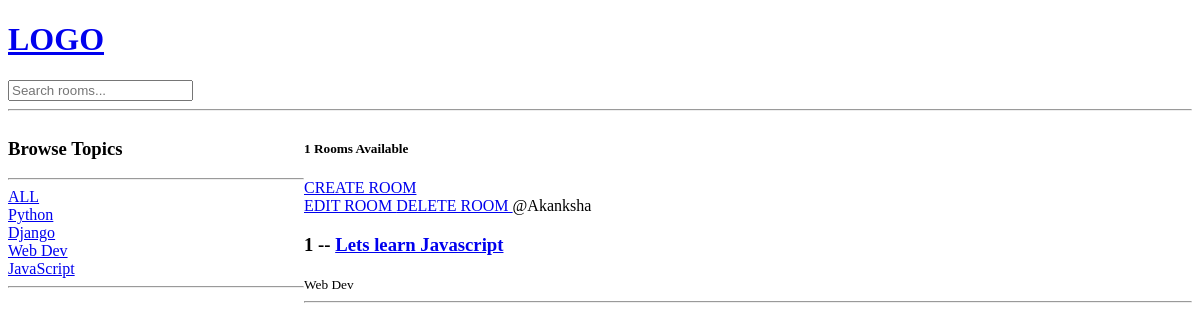
The app's page /?q=JavaScript, older data.
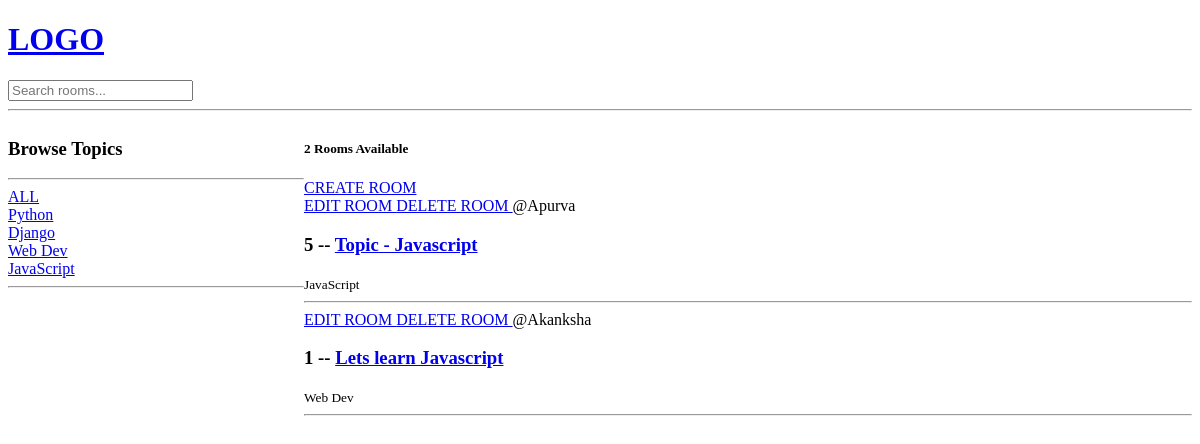
The same page, newer data.
### base/models.py (models this page shows, shortened)
class Topic (models.Model):
    name = models.CharField(max_length=300)

class Room(models.Model):
    host = models.ForeignKey(User,on_delete=models.SET_NULL, null=True)
    topic = models.ForeignKey(Topic,on_delete=models.SET_NULL, null=True)
    name = models.CharField(max_length=200)
    description = models.TextField(null=True, blank=True)
    updated = models.DateTimeField(auto_now=True)
    created = models.DateTimeField(auto_now_add=True)
    class Meta:
        ordering = ['-updated','-created']

### base/views.py (the view)
# urls.py: path("", views.home, name="home"),
def home(request):
    if request.GET.get('q')!= None:
        q =request.GET.get('q')
    else:
        q= ''
    rooms = Room.objects.filter(
        Q(topic__name__icontains=q) | #here topic is the var in room model
        Q(name__contains=q) |
        Q(description__contains=q)
        )
    topics = Topic.objects.all()
    room_count = rooms.count()
    context = {"rooms": rooms, "topics":topics, "room_count":room_count}
    return render(request, "base/home.html", context)

### base/templates/base/home.html (shortened to what this page needs)
{% extends 'main.html' %} {% block content %}
<div class="home-container">
    <div>
        <h3>Browse Topics</h3>
        <hr />
        <div>
            <a href="{% url 'home' %}">ALL</a>
        </div>
        {% for topic in topics %}
        <div>
            <a href="{% url 'home' %}?q={{topic.name}}">{{topic.name}}</a>
        </div>
        {% endfor %}
        <hr />
    </div>
    <div>
        <h5>{{room_count}} Rooms Available</h5>
        <a href="{% url 'create-room' %}"> CREATE ROOM</a>
        <div>
            {% for room in rooms %}
            <div>
                <a href="{% url 'update-room' room.id %}">EDIT ROOM </a>
                <a href="{% url 'delete-room' room.id %}">DELETE ROOM </a>
                <span>@{{room.host.username}}</span>
                <h3>
                    {{room.id}} -- <a href="{% url 'room' room.id %}">{{room.name}}</a>
                </h3>
                <small>{{room.topic.name}}</small>
                <hr />
            </div>
            {% endfor %}
        </div>
    </div>
</div>
{% endblock content %}

Row changes from the older to the newer data that the page shows:
added Room: host.username "Apurva", id "5", name "Topic - Javascript", topic.name "JavaScript"
Text that changed along with them:
{{ room_count }}: "1" → "2"
